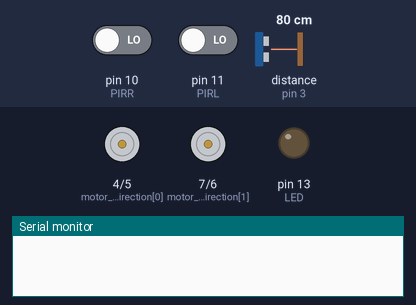
A sketch run on a simulated Arduino Uno, built with avr-gcc and run on an emulated ATmega328P. Parts: direction and speed pins drawn as motors (green arrow = direction pin HIGH = forward, orange = LOW = backward, longer = more drive), output pins drawn as LEDs (lit = HIGH), the last lines printed to the serial monitor. The test bench sets the inputs (shaded band); at power-on: pin 10 (PIRR) LOW, pin 11 (PIRL) LOW, distance to the obstacle (sensor on pin 3) 80 cm. The echo pulse lasts 58.3 µs per cm.

Above: at 1.2 s.
1.3 s: pin 10 (PIRR) driven HIGH
At 1.57 s:
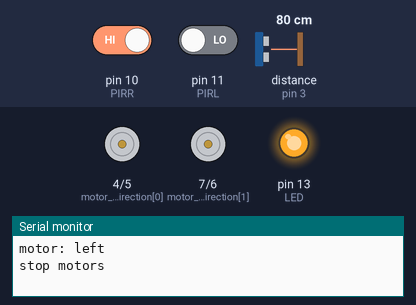
4.3 s: pin 11 (PIRL) driven HIGH
At 4.8 s:
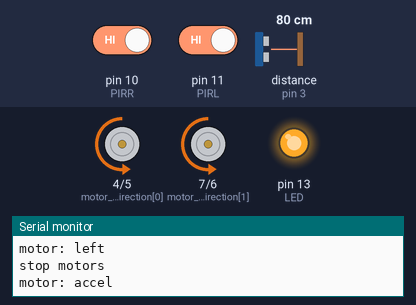
5.9 s: pin 10 (PIRR) driven LOW
At 6.26 s:
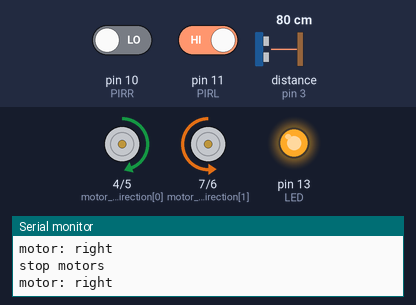
Timing chart, 0 to 14.9 s (numbered marks = the images above; inputs shaded):
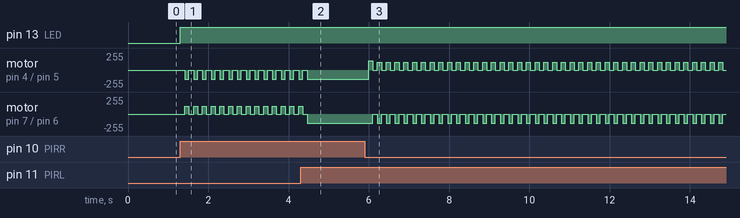

Measured:
- after the input at 1.3 s, pin 13 (LED): LOW → HIGH at once; motor on pin 4 (motor_pin_direction[0]) / pin 5 (motor_pin_pwm[0]): alternates backward 140/255 for 0.10 s and stopped for 0.12 s, starting after 0.11 s
- after the input at 4.3 s, motor on pin 4 (motor_pin_direction[0]) / pin 5 (motor_pin_pwm[0]): goes on until 4.5 s, then stays backward 140/255

The sketch:

ir_hunday_easypwm_motor_newping_pirs_01.ino
```cpp
#include <IRremote.h>

int RECV_PIN = 12;

IRrecv irrecv(RECV_PIN);

#include <NewPing.h>

#define TRIGGER_PIN  2  // Arduino pin tied to trigger pin on the ultrasonic sensor.
#define ECHO_PIN     3  // Arduino pin tied to echo pin on the ultrasonic sensor.
#define MAX_DISTANCE 20 // Maximum distance we want to ping for (in centimeters). Maximum sensor distance is rated at 400-500cm.

NewPing sonar(TRIGGER_PIN, ECHO_PIN, MAX_DISTANCE); // NewPing setup of pins and maximum distance.

#define PIRL  11        // Left PIR sensor
#define PIRR  10        // Right PIR sensor

const byte PIR_STATE_NONE = 0;
const byte PIR_STATE_BOTH = 1;
const byte PIR_STATE_LT = 2;
const byte PIR_STATE_RT = 3;

volatile byte PIR_STATE = PIR_STATE_NONE;

decode_results results;

const byte LED = 13;

const int MAX_PWM_SETS = 7;
const int PWM_ZERO_INDEX = 3;
int pwm_sets[7] = {35, 75, 115, 0, 140, 180, 220};

//Motor LEFT
const int MLEFT = 0;
//Motor RIGHT
const int MRIGHT = 1;

const byte MOTOR_STATE_OFF = 0;
const byte MOTOR_STATE_FWD = 1;
const byte MOTOR_STATE_LT = 2;
const byte MOTOR_STATE_RT = 3;
const byte MOTOR_STATE_BWD = 4;

const byte motor_pin_pwm[2] = {5, 6};
const byte motor_pin_direction[2] = {4, 7};

int motor_pwm_index[2] = {PWM_ZERO_INDEX, PWM_ZERO_INDEX};

//pin change interrupt service routine
//for pins in pingroup 0
ISR (PCINT0_vect)
 {
 // handle pin change interrupt for D8 to D13 here
  int pirL = digitalRead(PIRL);
  int pirR = digitalRead(PIRR);

  if ((pirL == HIGH) || (pirR == HIGH)) {
      digitalWrite(LED, HIGH);
  }

  if ((pirL == HIGH) && (pirR == HIGH)) {
     PIR_STATE = PIR_STATE_BOTH;
  }
  else if ((pirL == LOW) && (pirR == LOW)) {
     PIR_STATE = PIR_STATE_NONE;
     digitalWrite(LED, LOW);
  }
  else if (pirL == HIGH) {
     PIR_STATE = PIR_STATE_LT;
  }
  else {
     PIR_STATE = PIR_STATE_RT;
  }

 }  // end of PCINT0_vect

//pin change interrupt service routine
//for pins in pingroup 1
ISR (PCINT1_vect)
 {
 // handle pin change interrupt for A0 to A5 here
 }  // end of PCINT1_vect

//pin change interrupt service routine
//for pins in pingroup 2
ISR (PCINT2_vect)
 {
 // handle pin change interrupt for D0 to D7 here
 // http://electronics.stackexchange.com/questions/50380/determining-which-pin-triggered-a-pcintn-interrupt

 }  // end of PCINT2_vect

ISR(TIMER1_COMPA_vect)
{

}

/*
https://sites.google.com/site/qeewiki/books/avr-guide/external-interrupts-on-the-atmega328

PCICR  Pin Change Interrupt Control Register
PCIFR  Pin Change Interrupt Flag Register
PCMSKn Pin Change Mask Register 0-2

The PCIEx bits in the PCICR registers enable
External Interrupts and tells the MCU to check
PCMSKx on a pin change state.

When a pin changes states (HIGH to LOW, or LOW to HIGH)
and the corresponding PCINTx bit in the PCMSKx register
is HIGH the corresponding PCIFx bit in the PCIFR register
is set to HIGH and the MCU jumps to the corresponding
Interrupt vector.
PORTx is for sending a value out to the port when it is set as an output.
PINx is for use in getting the current value from the port when it is set as an input.
PORTx also sets the state of the internal pull-up resistors when the port is set to input.
And on more recent models, writing to PINx will toggle the value of the pins (the PORTx value)


  // pin change interrupt (example for D9)
  PCMSK0 |= bit (PCINT1);  // want pin 9
  PCIFR  |= bit (PCIF0);   // clear any outstanding interrupts
  PCICR  |= bit (PCIE0);   // enable pin change interrupts for D8 to D13

PIN       CHANGE NAME(MASK /
D0	  PCINT16 (PCMSK2 / PCIF2 / PCIE2) PORTD, PIND, PD0
D1	  PCINT17 (PCMSK2 / PCIF2 / PCIE2) PORTD, PIND, PD1
D2	  PCINT18 (PCMSK2 / PCIF2 / PCIE2) PORTD, PIND, PD2
D3	  PCINT19 (PCMSK2 / PCIF2 / PCIE2) PORTD, PIND, PD3
D4	  PCINT20 (PCMSK2 / PCIF2 / PCIE2) PORTD, PIND, PD4
D5	  PCINT21 (PCMSK2 / PCIF2 / PCIE2) PORTD, PIND, PD5
D6	  PCINT22 (PCMSK2 / PCIF2 / PCIE2) PORTD, PIND, PD6
D7	  PCINT23 (PCMSK2 / PCIF2 / PCIE2) PORTD, PIND, PD7
D8	  PCINT0  (PCMSK0 / PCIF0 / PCIE0) PORTB, PINB, PB0
D9	  PCINT1  (PCMSK0 / PCIF0 / PCIE0) PORTB, PINB, PB1
D10	  PCINT2  (PCMSK0 / PCIF0 / PCIE0) PORTB, PINB, PB2
D11	  PCINT3  (PCMSK0 / PCIF0 / PCIE0) PORTB, PINB, PB3
D12	  PCINT4  (PCMSK0 / PCIF0 / PCIE0) PORTB, PINB, PB4
D13	  PCINT5  (PCMSK0 / PCIF0 / PCIE0) PORTB, PINB, PB5
A0	  PCINT8  (PCMSK1 / PCIF1 / PCIE1) PORTC, PINC, PC0
A1	  PCINT9  (PCMSK1 / PCIF1 / PCIE1) PORTC, PINC, PC1
A2	  PCINT10 (PCMSK1 / PCIF1 / PCIE1) PORTC, PINC, PC2
A3	  PCINT11 (PCMSK1 / PCIF1 / PCIE1) PORTC, PINC, PC3
A4	  PCINT12 (PCMSK1 / PCIF1 / PCIE1) PORTC, PINC, PC4
A5	  PCINT13 (PCMSK1 / PCIF1 / PCIE1) PORTC, PINC, PC5
*/

void setupPinChangeInterrupt(){
// PCICR  Pin Change Interrupt Control Register
// PCIFR  Pin Change Interrupt Flag Register
// PCMSKn Pin Change Mask Register 0-2

  //set the appropriate pin in the pingroup
  //pingroups: 0, 1, 2
//
//
//Pingroup       Pin             Pin
//   0            D10              D11
  PCMSK0 |= bit (PCINT2) | bit (PCINT3);
  PCIFR  |= bit (PCIF0);   // clear any outstanding interrupts
  PCICR  |= bit (PCIE0);   // enable pin change interrupts
}

void setupTimer1Interrupt(unsigned int compare) {
  //http://www.gammon.com.au/forum/?id=11488
  // set up Timer 1
  TCCR1A = 0;          // normal operation
  //TCCR1B = bit(WGM12) | bit(CS10);   // CTC, no pre-scaling
  TCCR1B = bit(WGM12) | bit(CS10) | bit (CS12);   // CTC, scale to clock / 1024
  OCR1A =  compare;       // compare A register value ((compare + 1) * clock speed / 1024)
  TIMSK1 = bit (OCIE1A);             // interrupt on Compare A Match

}

void setupMotors() {
  pinMode(motor_pin_direction[MLEFT], OUTPUT);
  pinMode(motor_pin_direction[MRIGHT], OUTPUT);

  pinMode(motor_pin_pwm[MLEFT], OUTPUT);
  pinMode(motor_pin_pwm[MRIGHT], OUTPUT);

  setMotorAbsoluteSpeed(MLEFT, PWM_ZERO_INDEX);
  setMotorAbsoluteSpeed(MRIGHT, PWM_ZERO_INDEX);
}

void setMotorVelocity(bool up) {
  if (up) {
    if ((motor_pwm_index[MLEFT] <= MAX_PWM_SETS) && (motor_pwm_index[MRIGHT] <= MAX_PWM_SETS)) {
      Serial.println("motor: accel");
      setMotorRelativeSpeed(MLEFT, 1);
      setMotorRelativeSpeed(MRIGHT, 1);
    }
  }
  else {
    if ((motor_pwm_index[MLEFT] > -1) && (motor_pwm_index[MRIGHT] > -1)) {
      Serial.println("motor: deccel");
      setMotorRelativeSpeed(MLEFT, -1);
      setMotorRelativeSpeed(MRIGHT, -1);
    }
  }
}

void setMotorDirection(bool right) {
  if (right) {
    if ((motor_pwm_index[MRIGHT] > -1) && (motor_pwm_index[MLEFT] <= MAX_PWM_SETS)) {
      Serial.println("motor: right");
      setMotorRelativeSpeed(MRIGHT, 1);
      setMotorRelativeSpeed(MLEFT, -1);
    }
  }
  else {
    if ((motor_pwm_index[MLEFT] > -1) && (motor_pwm_index[MRIGHT] <= MAX_PWM_SETS)) {
      Serial.println("motor: left");
      setMotorRelativeSpeed(MLEFT,  1);
      setMotorRelativeSpeed(MRIGHT,-1);
    }
  }
}

void setMotorRelativeSpeed(byte motor, int relIndex) {
  short index = motor_pwm_index[motor] + relIndex;
  setMotorAbsoluteSpeed(motor, index);
}

byte getMotorState() {
  short indexL = motor_pwm_index[MLEFT];
  short indexR = motor_pwm_index[MRIGHT];
  if ((indexL == PWM_ZERO_INDEX) && (indexR == PWM_ZERO_INDEX)) {
     return MOTOR_STATE_OFF;
  }

  if (indexL == indexR) {
     return (indexL > PWM_ZERO_INDEX) ? MOTOR_STATE_FWD: MOTOR_STATE_BWD;
  }

  if (indexL > indexR) {
     return MOTOR_STATE_RT;
  }

  return MOTOR_STATE_LT;

}


void setMotorAbsoluteSpeed(byte motor, int pwmIndex) {
  if ((pwmIndex < -1) || (pwmIndex > MAX_PWM_SETS)) {
    return;
  }

  motor_pwm_index[motor] = pwmIndex;

  if (pwmIndex >= MAX_PWM_SETS) {
    //FFWD MAX SPEED
    digitalWrite(motor_pin_pwm[motor], HIGH);
    digitalWrite(motor_pin_direction[motor], LOW);
  }
  else if (pwmIndex < 0) {
    //BACKWD MAX SPEED
    digitalWrite(motor_pin_pwm[motor], LOW);
    digitalWrite(motor_pin_direction[motor], HIGH);
  }
  else if (pwmIndex == PWM_ZERO_INDEX) {
    //STOP
    digitalWrite(motor_pin_pwm[motor], LOW);
    digitalWrite(motor_pin_direction[motor], LOW);
  }
  else {
    analogWrite(motor_pin_pwm[motor], pwm_sets[pwmIndex]);
    digitalWrite(motor_pin_direction[motor], (pwmIndex > PWM_ZERO_INDEX) ? LOW:HIGH);
  }
}

void setup() {
  Serial.begin(9600);

  irrecv.enableIRIn(); // Start the receiver

  pinMode (LED, OUTPUT);

  pinMode (PIRL, INPUT);
  pinMode (PIRR, INPUT);
  digitalWrite(PIRL, HIGH);
  digitalWrite(PIRR, HIGH);

  //setupTimer1Interrupt(30);
  setupPinChangeInterrupt();
  setupMotors();

}  // end of setup

void remoteControl() {
  if (irrecv.decode(&results)) {
    if (results.value == 2581 || results.value == 533) {//left
      Serial.println("L");
      setMotorDirection(true);
     }
    if (results.value == 2582 || results.value == 534) {//right
      Serial.println("R");
      setMotorDirection(false);
     }
    if (results.value == 2578 || results.value == 530) {//up
      Serial.println("UP");
      setMotorVelocity(true);
    }
    if (results.value == 2579 || results.value == 531) {//down
      Serial.println("DOWN");
      setMotorVelocity(false);
    }
    if (results.value == 2580 || results.value == 532) {//OK, Panic button
      Serial.println("OK");
      stopMotors();
    }

    Serial.print("ir received:");
    Serial.println(results.value);
    irrecv.resume(); // Receive the next value
  }
}

void stopMotors() {
   Serial.println("stop motors");
   setMotorAbsoluteSpeed(MLEFT, PWM_ZERO_INDEX);
   setMotorAbsoluteSpeed(MRIGHT, PWM_ZERO_INDEX);
}

void obstacleAvoidance() {

  bool obstacleDetected = (sonar.ping_median(5) > 0);

  if (obstacleDetected) {
    Serial.println("Obstacle detected first");
    int i = 0;
    stopMotors();
    setMotorDirection(true);

    while ((i < 10) && obstacleDetected) {
      Serial.println("Obstacle detected loop");
      obstacleDetected = (sonar.ping_median(5) > 0);
      i++;
    }

    stopMotors();
    if (!obstacleDetected) {
      Serial.println("No obstacle, go forward");
      setMotorVelocity(true);
    }
   }

}


bool livingOnLeft = false;
bool livingOnRight = false;

bool lastStatePIRL = true;
bool lastStatePIRR = true;

void goForward() {
   byte state = getMotorState();
  if (state == MOTOR_STATE_FWD) {
     return;
  }
  if (state != MOTOR_STATE_OFF) {
     stopMotors();
  }
  setMotorVelocity(true);

}

void goLeft() {
  byte state = getMotorState();
  if (state == MOTOR_STATE_LT) {
     return;
  }
  if (state != MOTOR_STATE_OFF) {
     stopMotors();
  }
  setMotorDirection(true);
    delay(100);
  stopMotors();
}

void goRight() {
   byte state = getMotorState();
  if (state == MOTOR_STATE_RT) {
     return;
  }
  if (state != MOTOR_STATE_OFF) {
     stopMotors();
  }
  setMotorDirection(false);
  delay(100);
  stopMotors();
}

void goHalt() {
   byte state = getMotorState();
  if (state == MOTOR_STATE_OFF) {
     return;
  }
  if (state != MOTOR_STATE_OFF) {
     stopMotors();
  }
}

void loop() {

  bool obstacleDetected = (sonar.ping_median(5) > 0);
  byte mState = getMotorState();
  if ((mState == MOTOR_STATE_FWD) && obstacleDetected) {
    stopMotors();
  }

  PCICR  &= ~(bit (PCIE0));   // disable pin change interrupts
  byte pState = PIR_STATE;
  PCICR  |= bit (PCIE0);   // enable pin change interrupts

  if ((pState == PIR_STATE_BOTH) && !obstacleDetected) {
   goForward();
  }
  else if (pState == PIR_STATE_RT) {
   goRight();
  }
  else if (pState == PIR_STATE_LT) {
   goLeft();
  }
  else if (pState == PIR_STATE_NONE) {
   goHalt();
  }


  /*
  Serial.print("Motor state:");
  Serial.println(getMotorState());

  bool obstacleDetected = (sonar.ping_median(5) > 0);

  if (obstacleDetected) {
    Serial.println("Obstacle detected");
    stopMotors();

    return;
  }

  bool pirL = digitalRead(PIRL);
  bool pirR = digitalRead(PIRR);
  livingOnLeft =  pirL && !lastStatePIRL;
  livingOnRight = pirR && !lastStatePIRR;

  lastStatePIRL = pirL;
  lastStatePIRR = pirR;

  if (!livingOnLeft && !livingOnRight) {
     Serial.println("no living");
     stopMotors();
  }
  else if (livingOnLeft && livingOnRight) {
    Serial.println("livingAhead");
    goForward();
  }
  else if (livingOnRight) {
    Serial.println("livingOnRight");
    goRight();
  }
  else if (livingOnLeft) {
    Serial.println("livingOnLeft");
    goLeft();
  }

  if (livingOnLeft || livingOnRight) {
     delay(200            );
  }

  remoteControl();

  */
 }
```
